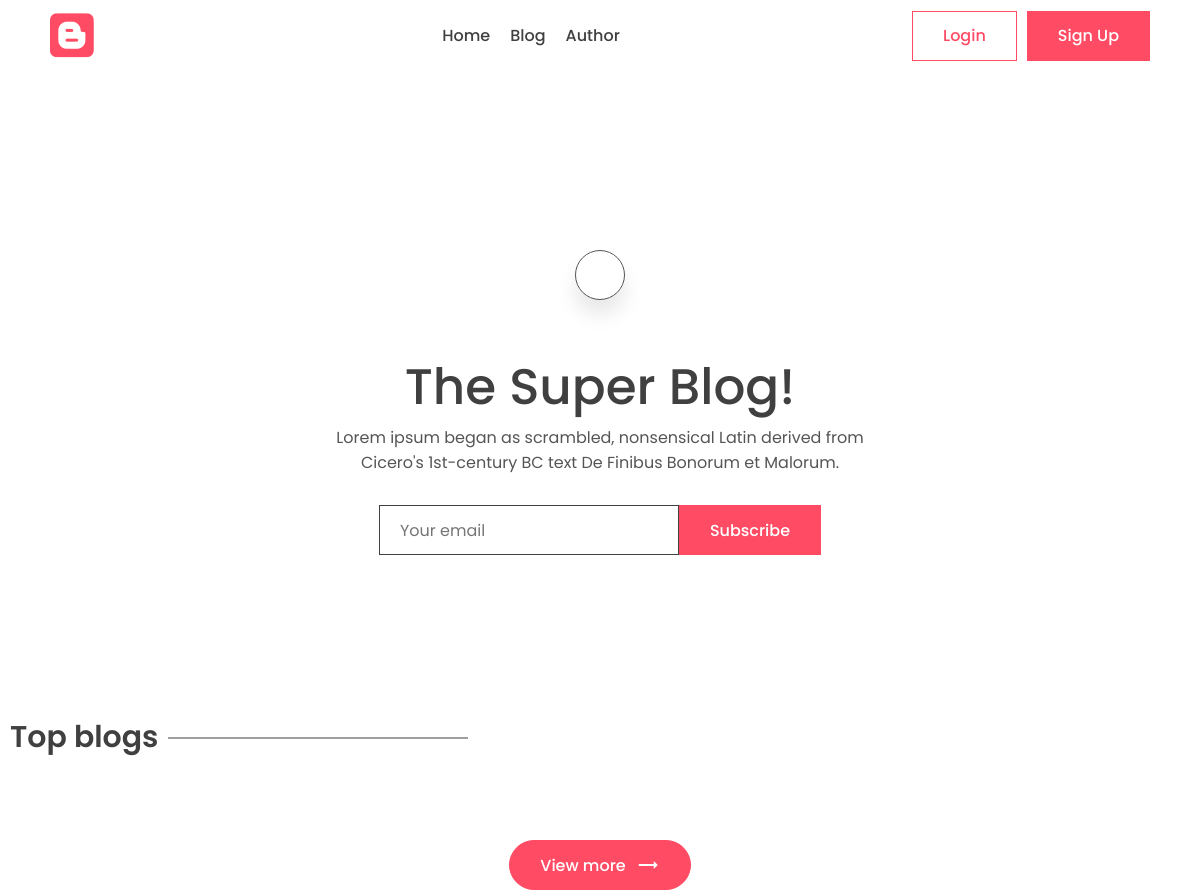
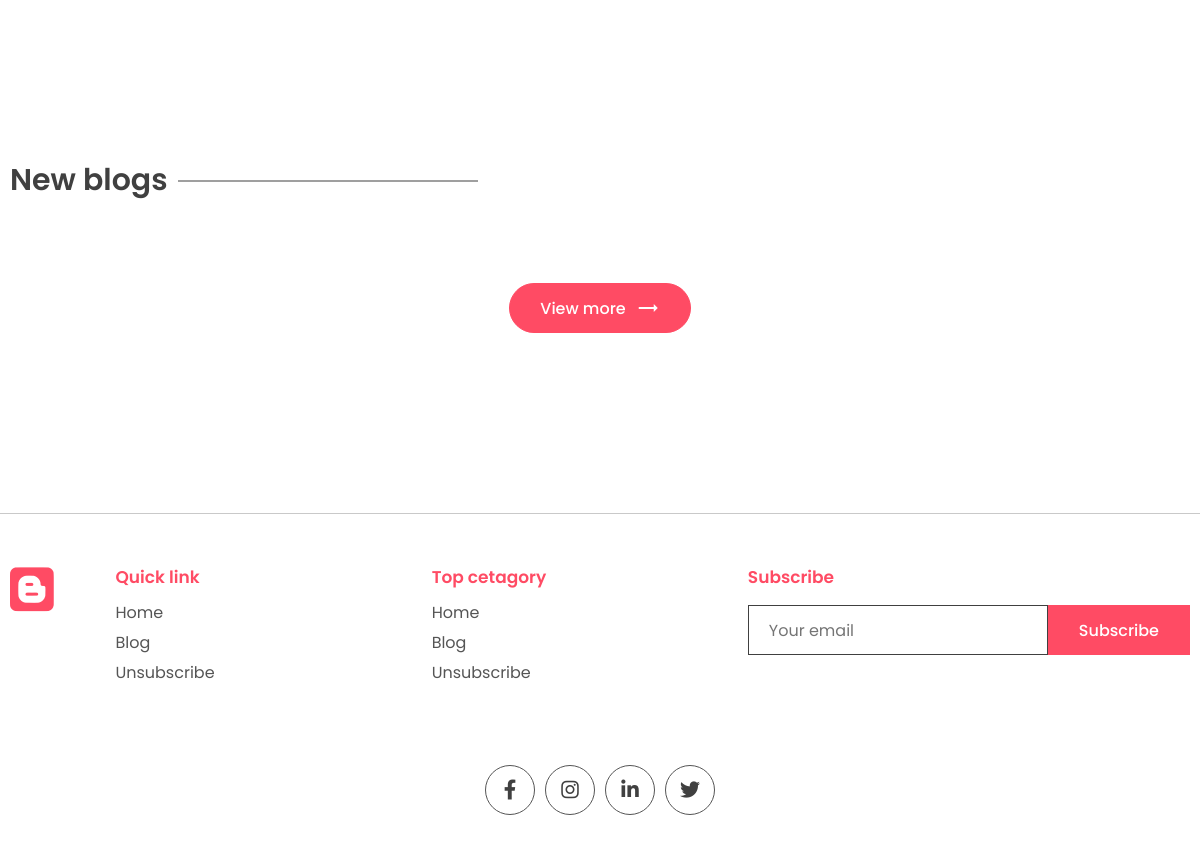
The app's page /, older data (2 pictures, top to bottom).
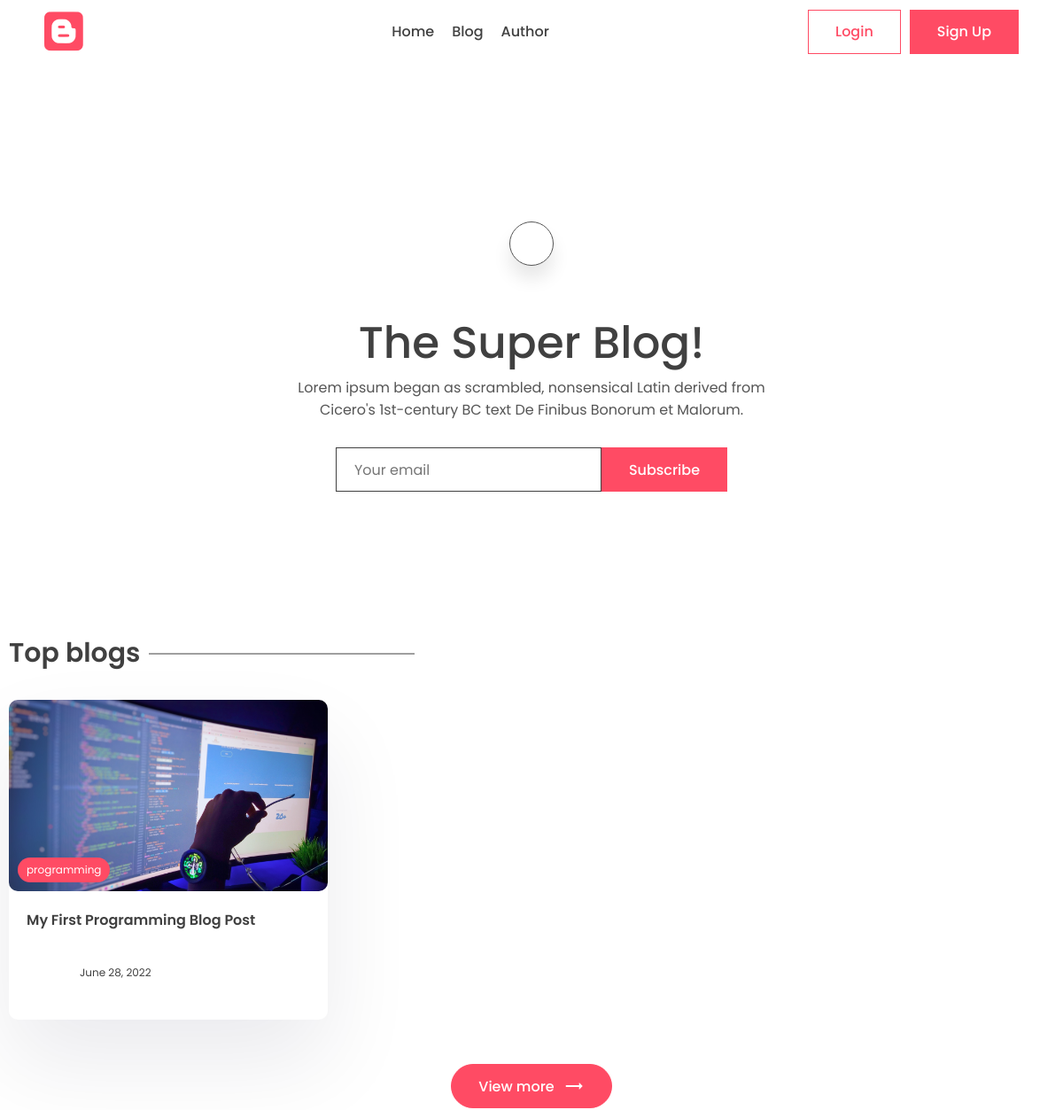
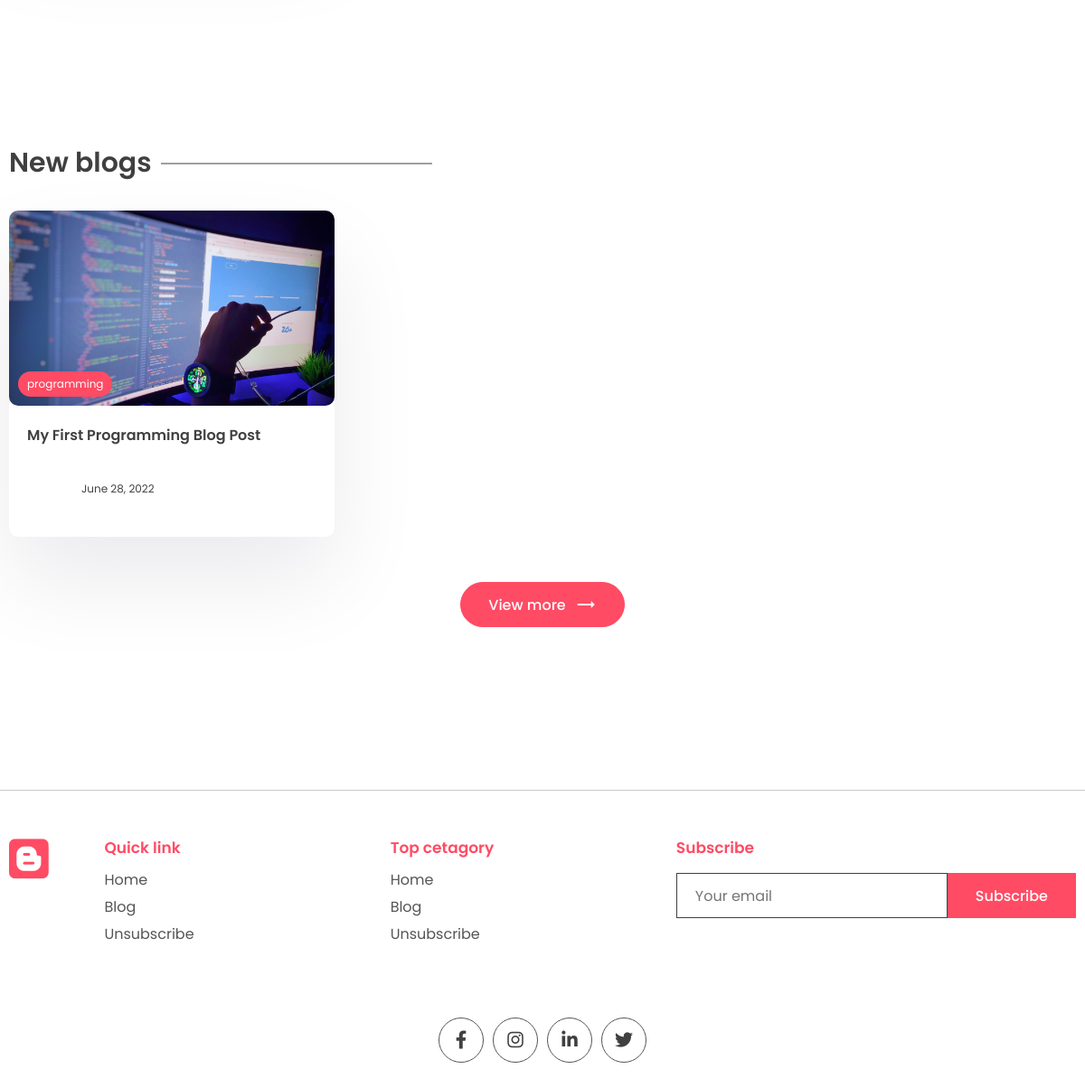
The same page, newer data (2 pictures, top to bottom).
### blogapp/models.py (models this page shows, shortened)
class Post(models.Model):
    title=models.CharField(max_length=200)
    content = models.TextField()
    last_updated = models.DateTimeField(auto_now= True)
    slug = models.SlugField(max_length=200, unique=True)
    author = models.ForeignKey(User, on_delete= models.CASCADE)
    category = models.ForeignKey(Category, on_delete= models.CASCADE)
    tags = models.ManyToManyField(Tag, blank=True, related_name='post_tags')
    image = models.ImageField(null=True, blank=True, upload_to='images/')
    view_count = models.IntegerField(null=True, blank=True)
    like_count = models.IntegerField(null=True, blank=True)
    is_featured = models.BooleanField()

class Tag(models.Model):
    name = models.CharField(max_length=100)
    description = models.CharField(max_length=100)
    slug = models.SlugField(max_length=200, unique=True)

### blogapp/views.py (the view)
# urls.py: path('', views.index, name='index'),
def index(request):
    top_blogs = Post.objects.all().order_by('-view_count')
    recent_blogs = Post.objects.all().order_by('-last_updated')
    featured_blog = Post.objects.filter(is_featured = True)
    if featured_blog:
        featured_blog = featured_blog[0]
    context = {'top_blogs': top_blogs,
                'recent_blogs': recent_blogs,
                'featured_blog':featured_blog}
    return render(request, 'blogapp/index.html', context)

### blogapp/templates/blogapp/index.html (shortened to what this page needs)
{% extends "base.html" %}
{% block content %}
    <main class="sp">
      <div class="container">
        <center>
          <div class="search-bar">
            <a href="{% url 'search' %}" class="animated-search" onclick="searchbar()">
            </a>
          </div>
          <div class="typo">
            <h1 class="title">The Super Blog!</h1>
            <p>
              Lorem ipsum began as scrambled, nonsensical Latin derived from
              Cicero's 1st-century BC text De Finibus Bonorum et Malorum.
            </p>
          </div>
          <div class="newslatter">
            <input type="text" placeholder="Your email" />
            <button class="btn btn-primary">Subscribe</button>
          </div>
        </center>
      </div>
    </main>
    <section class="sp">
      <div class="container">
        <h1 class="sec-title">Top blogs</h1>
        <div class="grid-3">
          {% for blog in top_blogs %}
          <a href="{% url 'post_page' blog.slug %}">
            <div class="card">
              <div class="post-img">
                <img src="{{blog.image.url}}" alt="" />
                <div class="tag">{{blog.tags.all.0.name}}</div>
              </div>
              <div class="card-content">
                <h3>
                  {{blog.title}}
                </h3>
                <div class="author">
                  <div class="profile-pic">
                  </div>
                  <div class="details">
                    <small>{{blog.last_updated|date}}</small>
                  </div>
                </div>
              </div>
            </div>
          </a>
          {% endfor %}
        </div>
        <center>
          <button class="btn btn-primary rounded view">
            View more <span class="material-icons"> trending_flat </span>
          </button>
        </center>
      </div>
    </section>
    <section class="sp">
      <div class="container">
        <h1 class="sec-title">New blogs</h1>
        <div class="grid-3">
          {% for blog in recent_blogs %}
          <a href="{% url 'post_page' blog.slug %}">
            <div class="card">
              <div class="post-img">
                <img src="{{blog.image.url}}" alt="" />
                <div class="tag">{{blog.tags.all.0.name}}</div>
              </div>
              <div class="card-content">
                <h3>
                  {{blog.title}}
                </h3>
                <div class="author">
                  <div class="profile-pic">
                  </div>
                  <div class="details">
                    <small>{{blog.last_updated|date}}</small>
                  </div>
                </div>
              </div>
            </div>
          </a>
          {% endfor %}
        </div>
        <center>
          <button class="btn btn-primary rounded view">
            View more <span class="material-icons"> trending_flat </span>
          </button>
        </center>
      </div>
    </section>
    {% endblock %}

Row changes from the older to the newer data that the page shows:
added Post: image (picture), tags.all.0.name "programming", title "My First Programming Blog Post", last_updated "June 28, 2022"
